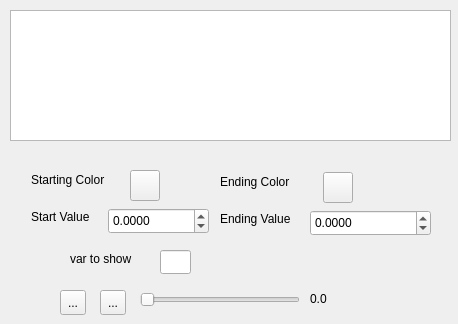
<?xml version="1.0" encoding="UTF-8"?>
<ui version="4.0">
 <class>Form</class>
 <widget class="QWidget" name="Form">
  <property name="geometry">
   <rect>
    <x>0</x>
    <y>0</y>
    <width>458</width>
    <height>324</height>
   </rect>
  </property>
  <property name="windowTitle">
   <string>Animation</string>
  </property>
  <widget class="QGraphicsView" name="view">
   <property name="geometry">
    <rect>
     <x>10</x>
     <y>10</y>
     <width>441</width>
     <height>131</height>
    </rect>
   </property>
   <property name="verticalScrollBarPolicy">
    <enum>Qt::ScrollBarAlwaysOff</enum>
   </property>
   <property name="horizontalScrollBarPolicy">
    <enum>Qt::ScrollBarAlwaysOff</enum>
   </property>
  </widget>
  <widget class="ColorButton" name="ending_color_btn">
   <property name="geometry">
    <rect>
     <x>323</x>
     <y>172</y>
     <width>30</width>
     <height>31</height>
    </rect>
   </property>
   <property name="toolTip">
    <string>ending color</string>
   </property>
   <property name="color" stdset="0">
    <color>
     <red>255</red>
     <green>0</green>
     <blue>0</blue>
    </color>
   </property>
  </widget>
  <widget class="QToolButton" name="toolButton">
   <property name="geometry">
    <rect>
     <x>60</x>
     <y>290</y>
     <width>26</width>
     <height>25</height>
    </rect>
   </property>
   <property name="text">
    <string>...</string>
   </property>
  </widget>
  <widget class="QToolButton" name="toolButton_2">
   <property name="geometry">
    <rect>
     <x>100</x>
     <y>290</y>
     <width>26</width>
     <height>25</height>
    </rect>
   </property>
   <property name="text">
    <string>...</string>
   </property>
  </widget>
  <widget class="QSlider" name="horizontalSlider">
   <property name="geometry">
    <rect>
     <x>140</x>
     <y>290</y>
     <width>160</width>
     <height>19</height>
    </rect>
   </property>
   <property name="orientation">
    <enum>Qt::Horizontal</enum>
   </property>
  </widget>
  <widget class="QLabel" name="label_4">
   <property name="geometry">
    <rect>
     <x>310</x>
     <y>290</y>
     <width>62</width>
     <height>18</height>
    </rect>
   </property>
   <property name="text">
    <string>0.0</string>
   </property>
  </widget>
  <widget class="QLabel" name="label">
   <property name="geometry">
    <rect>
     <x>31</x>
     <y>171</y>
     <width>89</width>
     <height>18</height>
    </rect>
   </property>
   <property name="text">
    <string>Starting Color</string>
   </property>
  </widget>
  <widget class="ColorButton" name="starting_color_btn">
   <property name="geometry">
    <rect>
     <x>130</x>
     <y>170</y>
     <width>30</width>
     <height>31</height>
    </rect>
   </property>
   <property name="toolTip">
    <string>starting color</string>
   </property>
   <property name="color" stdset="0">
    <color>
     <red>255</red>
     <green>255</green>
     <blue>0</blue>
    </color>
   </property>
  </widget>
  <widget class="QLabel" name="label_5">
   <property name="geometry">
    <rect>
     <x>31</x>
     <y>208</y>
     <width>71</width>
     <height>18</height>
    </rect>
   </property>
   <property name="text">
    <string>Start Value</string>
   </property>
  </widget>
  <widget class="QDoubleSpinBox" name="doubleSpinBox">
   <property name="geometry">
    <rect>
     <x>108</x>
     <y>208</y>
     <width>101</width>
     <height>26</height>
    </rect>
   </property>
   <property name="decimals">
    <number>4</number>
   </property>
   <property name="minimum">
    <double>-999999999.000000000000000</double>
   </property>
   <property name="maximum">
    <double>999999999.000000000000000</double>
   </property>
  </widget>
  <widget class="QLabel" name="label_6">
   <property name="geometry">
    <rect>
     <x>220</x>
     <y>210</y>
     <width>84</width>
     <height>18</height>
    </rect>
   </property>
   <property name="text">
    <string>Ending Value</string>
   </property>
  </widget>
  <widget class="QDoubleSpinBox" name="doubleSpinBox_2">
   <property name="geometry">
    <rect>
     <x>310</x>
     <y>210</y>
     <width>121</width>
     <height>26</height>
    </rect>
   </property>
   <property name="decimals">
    <number>4</number>
   </property>
   <property name="minimum">
    <double>-999999999.000000000000000</double>
   </property>
   <property name="maximum">
    <double>999999999.000000000000000</double>
   </property>
  </widget>
  <widget class="QLabel" name="label_3">
   <property name="geometry">
    <rect>
     <x>70</x>
     <y>250</y>
     <width>76</width>
     <height>18</height>
    </rect>
   </property>
   <property name="text">
    <string>var to show</string>
   </property>
  </widget>
  <widget class="QLineEdit" name="lineEdit_3">
   <property name="geometry">
    <rect>
     <x>160</x>
     <y>250</y>
     <width>31</width>
     <height>24</height>
    </rect>
   </property>
  </widget>
  <widget class="QLabel" name="label_2">
   <property name="geometry">
    <rect>
     <x>220</x>
     <y>173</y>
     <width>82</width>
     <height>18</height>
    </rect>
   </property>
   <property name="text">
    <string>Ending Color</string>
   </property>
  </widget>
 </widget>
 <customwidgets>
  <customwidget>
   <class>ColorButton</class>
   <extends>QToolButton</extends>
   <header>colorbutton</header>
  </customwidget>
 </customwidgets>
 <resources/>
 <connections/>
</ui>
